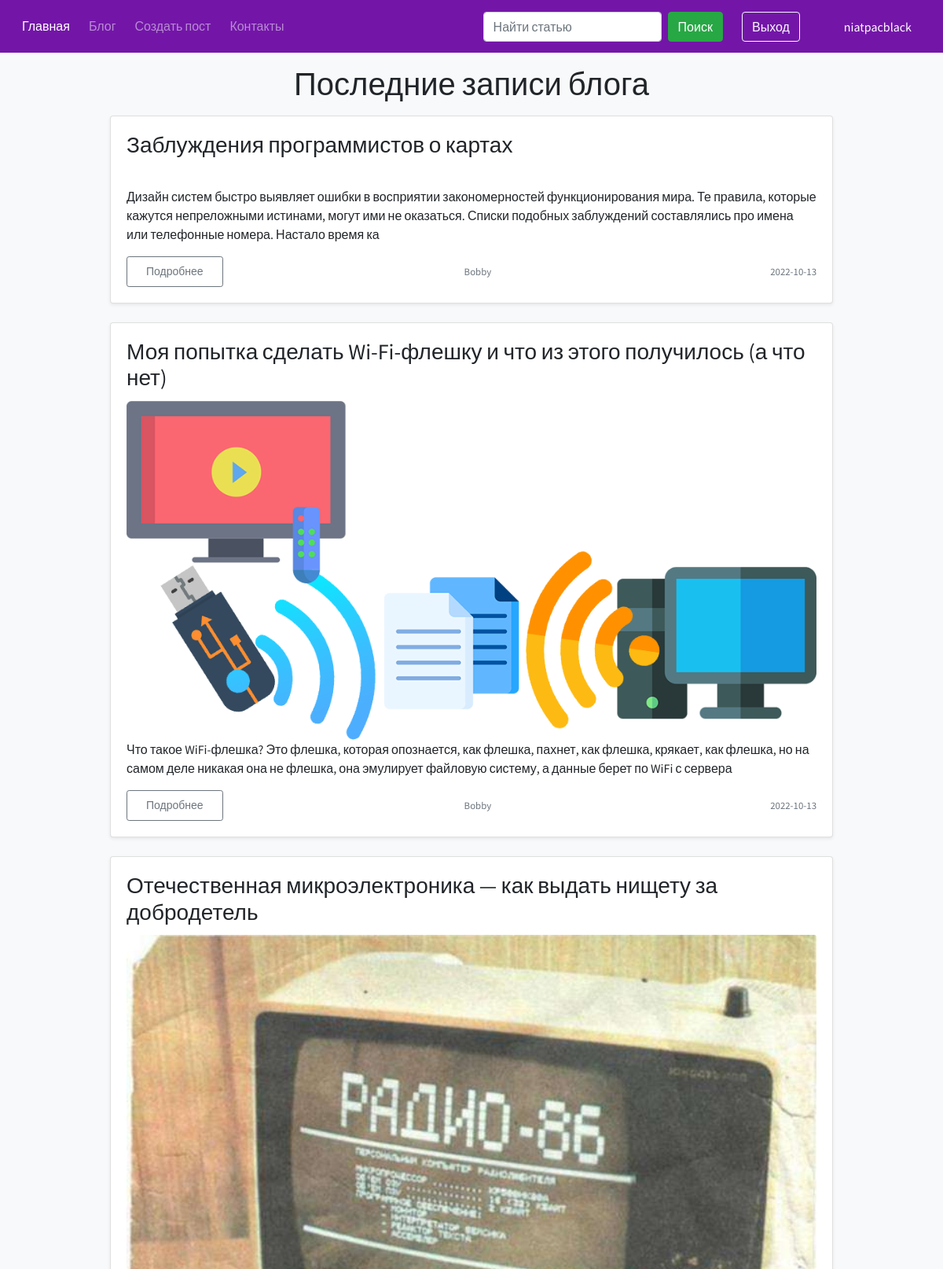
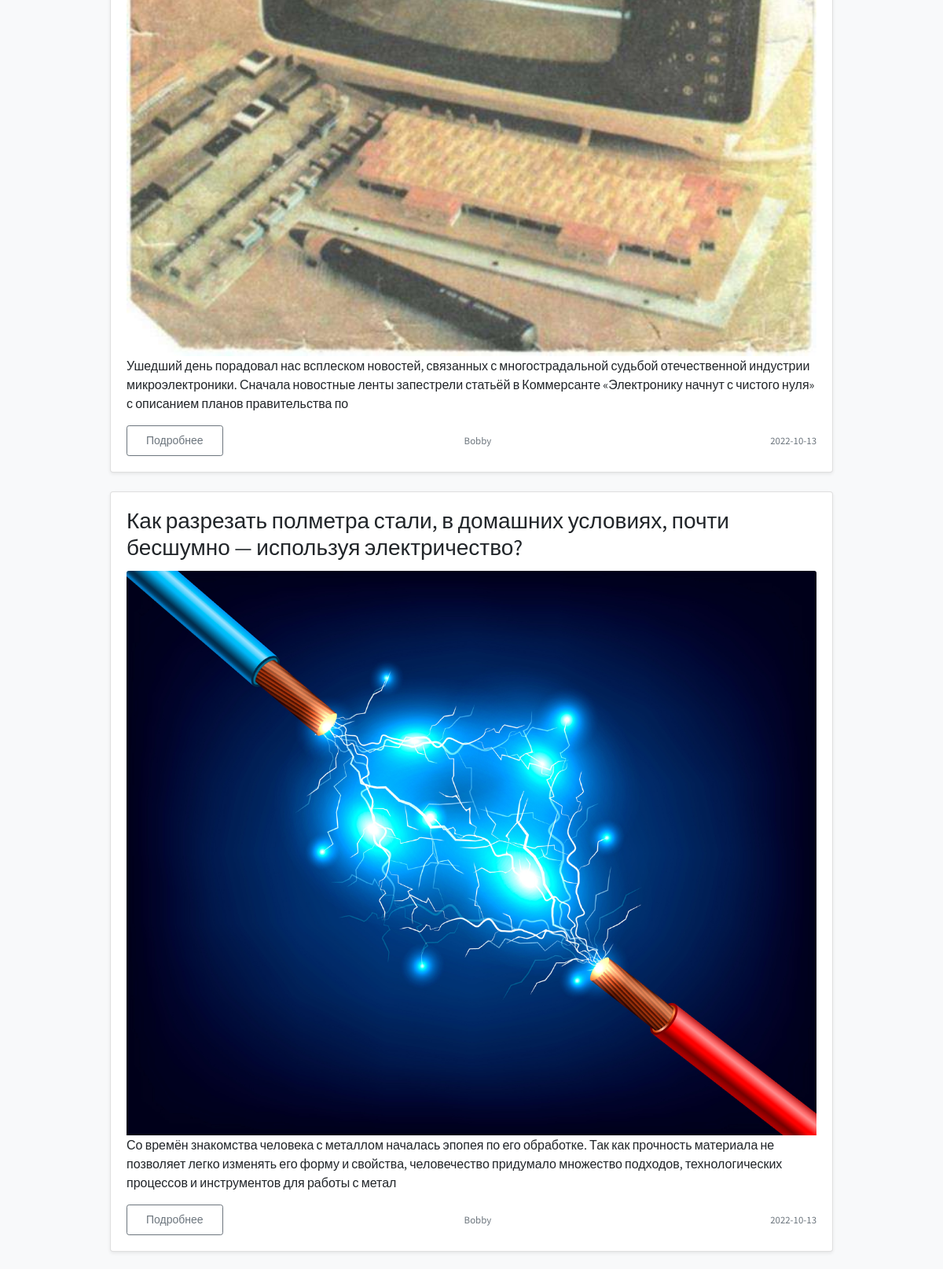
The page /blog/ (signed in, upper part) on the database its author committed (2 pictures, top to bottom).
### authentication/models.py (models this page shows, shortened)
class UserModel(db.Model, UserMixin):
    id = db.Column(db.Integer, primary_key=True)
    username = db.Column(db.String(255), nullable=False, unique=True)
    email = db.Column(db.String(255), nullable=False, unique=True)
    password = db.Column(db.String(255), nullable=False)
    role = db.Column(db.String(255), default="user")
    registration_data = db.Column(db.DateTime, default=datetime.utcnow)
    posts = db.relationship("PostModel", backref="post_author", lazy=True)

### blog/models.py (models this page shows, shortened)
class PostModel(db.Model):
    id = db.Column(db.Integer, primary_key=True)
    title = db.Column(db.String(100), nullable=False)
    image = db.Column(db.String(255), nullable=True)
    description = db.Column(db.String(255), nullable=False)
    text = db.Column(db.Text, nullable=False)
    author = db.Column(db.Integer, db.ForeignKey("user_model.id", ondelete="CASCADE"))
    created_data = db.Column(
        db.DateTime, default=datetime.now(timezone("Europe/Minsk"))
    )

### blog/blog.py (the view)
@blog.route("/", methods=["GET", "POST"])
@logger.catch
def blog_view():
    page = request.args.get("page")
    if page and page.isdigit():
        page = int(page)
    else:
        page = 1
    return render_template(
        "blog/blog_page.html",
        title="Блог",
        posts_for_page=get_all_posts_from_post_model_on_page(page=page),
    )

### app.py (called while the page is built)
@app.after_request
def redirect_to_signin(response):
    if response.status_code == 401:
        flash(
            "Пожалуйста войдите в свой аккаунт или зарегистрируйтесь, чтобы попасть в данный раздел.",
            "success",
        )
        return redirect(url_for("authentication.sign_in_view", next_page=request.url))
    return response

### authentication/models.py (called while the page is built)
@login_manager.user_loader
def load_user(user_model_id: str):
    return UserModel.query.get(user_model_id)

### blog/services.py (called while the page is built)
@logger.catch
def get_all_posts_from_post_model_on_page(page: int):
    return PostModel.query.order_by(PostModel.id.desc()).paginate(page=page, per_page=5)

### templates/blog/blog_page.html (shortened to what this page needs)
{% extends 'base.html' %}
{% block content_app %}
    <div class="container">
        <h1 class="my-3 text-center">Последние записи блога</h1>
        <div class="row">
            {% if posts_for_page %}
                {% for post in posts_for_page.items %}
                    <div class="col-md-1"></div>
                    <div class="col-md-10">
                        <div class="card mb-4 shadow-sm">
                            <div class="card-body">
                                <h3 class="card-title">{{ post.title }}</h3>
                                <img src="{{ url_for("static", filename="media/img/") }}{{ post.image }}" alt=""
                                     class="card-img-top">
                                <p class="card-text">{{ post.description| safe | truncate(1000) }}</p>
                                <div class="d-flex justify-content-between align-items-center">
                                    <div class="btn-group">
                                        <a href="{{ url_for("blog.post_page_view", post_id=post.id) }}"
                                           class="btn px-4 py-2 btn-sm btn-outline-secondary">Подробнее</a>
                                    </div>
                                    <small class="text-muted pr-5">{{ post.post_author.username }}</small>
                                    <small class="text-muted">{{ post.created_data.date() }}</small>
                                </div>
                            </div>
                        </div>
                    </div>
                    <div class="col-md-1"></div>
                {% endfor %}
            {% else %}
                <h2 class="container my-5 text-center">Увы, статей нет :(</h2>
            {% endif %}
        </div>
    </div>
{% endblock %}

### templates/block/header.html (shortened to what this page needs)
<div class="header">
    <nav class="navbar navbar-expand-lg navbar-dark sticky-top" style="background-color: #7316a8">
        <div class="collapse navbar-collapse" id="navbarSupportedContent">
            <ul class="navbar-nav mr-auto">
                <li class="nav-item active px-1 pt-2 h6">
                    <a href="/" class="nav-link">Главная</a>
                </li>
                <li class="nav-item px-1 pt-2 h6">
                    <a href="{{ url_for('blog.blog_view') }}" class="nav-link">Блог</a>
                </li>
                <li class="nav-item px-1 pt-2 h6">
                    <a href="{{ url_for('blog.create_post_view') }}" class="nav-link">Создать пост</a>
                </li>
                <li class="nav-item px-1 pt-2 h6">
                    <a href="{{ url_for('feedback.feedback_view') }}" class="nav-link">Контакты</a>
                </li>
            </ul>
            <form action="{{ url_for('search.search_view') }}" method="get" class="form-inline my-2 my-lg-0">
                <input type="text" name="query" size="20" class="form-control mr-sm-2" placeholder="Найти статью"
                       aria-label="Поиск">
                <button class="btn btn-success my-2 my-sm-0 mr-4" type="submit">Поиск</button>
            </form>
            {% if current_user.is_authenticated %}
                <a href="{{ url_for('authentication.sign_out_view') }}" class="btn btn-outline-light mr-2">Выход</a>
                <span class="navbar-text text-white mr-4 ml-5">{{ current_user.username }}</span>
            {% else %}
                <a href="{{ url_for('authentication.sign_in_view') }}" class="btn btn-outline-light mr-2">Вход</a>
                <a href="{{ url_for('authentication.sign_up_view') }}"
                   class="btn btn-outline-light mr-2">Регистрация</a>
            {% endif %}
        </div>
    </nav>
</div>

### static/css/style.css (style rules this page uses)
* { font-family: 'Source Sans Pro', sans-serif; }
a { text-decoration: none; }

### rows shown on the page
UserModel: username "niatpacblack"
PostModel: title "Заблуждения программистов о картах", description "Дизайн систем быстро выявляет ошибки в восприятии закономерностей функционирования мира. Те правила, которые кажутся непреложными истинами, могут ими не оказаться. Списки подобных заблуждений составлялись про имена или телефонные номера. Настало время ка", post_author.username "Bobby", created_data "2022-10-13"
PostModel: title "Моя попытка сделать Wi-Fi-флешку и что из этого получилось (а что нет)", image (picture), description "Что такое WiFi-флешка? Это флешка, которая опознается, как флешка, пахнет, как флешка, крякает, как флешка, но на самом деле никакая она не флешка, она эмулирует файловую систему, а данные берет по WiFi с сервера", post_author.username "Bobby", created_data "2022-10-13"
PostModel: title "Отечественная микроэлектроника — как выдать нищету за добродетель", image (picture), description "Ушедший день порадовал нас всплеском новостей, связанных с многострадальной судьбой отечественной индустрии микроэлектроники. Сначала новостные ленты запестрели статьёй в Коммерсанте «Электронику начнут с чистого нуля» с описанием планов правительства по", post_author.username "Bobby", created_data "2022-10-13"
PostModel: title "Как разрезать полметра стали, в домашних условиях, почти бесшумно — используя электричество?", image (picture), description "Со времён знакомства человека с металлом началась эпопея по его обработке. Так как прочность материала не позволяет легко изменять его форму и свойства, человечество придумало множество подходов, технологических процессов и инструментов для работы с метал", post_author.username "Bobby", created_data "2022-10-13"
